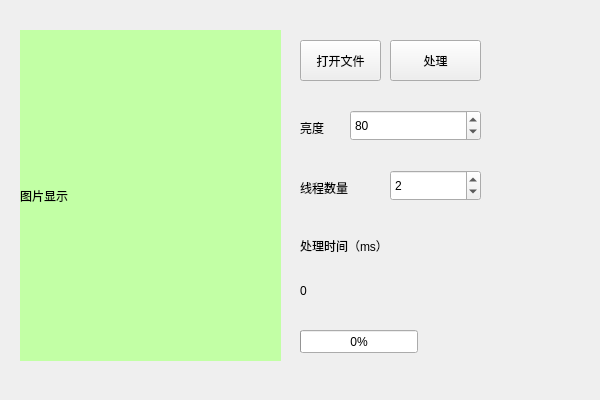
<?xml version="1.0" encoding="UTF-8"?>
<ui version="4.0">
 <class>qt_image_multi_threadClass</class>
 <widget class="QWidget" name="qt_image_multi_threadClass">
  <property name="geometry">
   <rect>
    <x>0</x>
    <y>0</y>
    <width>600</width>
    <height>400</height>
   </rect>
  </property>
  <property name="windowTitle">
   <string>qt_image_multi_thread</string>
  </property>
  <property name="windowIcon">
   <iconset resource="qt_image_multi_thread.qrc">
    <normaloff>:/qt_image_multi_thread/Resources/logo.png</normaloff>:/qt_image_multi_thread/Resources/logo.png</iconset>
  </property>
  <widget class="QLabel" name="view">
   <property name="geometry">
    <rect>
     <x>20</x>
     <y>30</y>
     <width>261</width>
     <height>331</height>
    </rect>
   </property>
   <property name="styleSheet">
    <string notr="true">
background-color: rgb(194, 255, 165);</string>
   </property>
   <property name="text">
    <string>图片显示</string>
   </property>
  </widget>
  <widget class="QPushButton" name="open">
   <property name="geometry">
    <rect>
     <x>300</x>
     <y>40</y>
     <width>81</width>
     <height>41</height>
    </rect>
   </property>
   <property name="styleSheet">
    <string notr="true"/>
   </property>
   <property name="text">
    <string>打开文件</string>
   </property>
  </widget>
  <widget class="QPushButton" name="deal">
   <property name="geometry">
    <rect>
     <x>390</x>
     <y>40</y>
     <width>91</width>
     <height>41</height>
    </rect>
   </property>
   <property name="text">
    <string>处理</string>
   </property>
  </widget>
  <widget class="QSpinBox" name="bright">
   <property name="geometry">
    <rect>
     <x>350</x>
     <y>110</y>
     <width>131</width>
     <height>31</height>
    </rect>
   </property>
   <property name="minimum">
    <number>1</number>
   </property>
   <property name="maximum">
    <number>200</number>
   </property>
   <property name="value">
    <number>80</number>
   </property>
  </widget>
  <widget class="QLabel" name="label_2">
   <property name="geometry">
    <rect>
     <x>300</x>
     <y>120</y>
     <width>31</width>
     <height>16</height>
    </rect>
   </property>
   <property name="styleSheet">
    <string notr="true">font: 14pt &quot;ADMUI3Lg&quot;;</string>
   </property>
   <property name="text">
    <string>亮度</string>
   </property>
  </widget>
  <widget class="QLabel" name="label_3">
   <property name="geometry">
    <rect>
     <x>300</x>
     <y>180</y>
     <width>61</width>
     <height>16</height>
    </rect>
   </property>
   <property name="styleSheet">
    <string notr="true">font: 14pt &quot;ADMUI3Lg&quot;;</string>
   </property>
   <property name="text">
    <string>线程数量</string>
   </property>
  </widget>
  <widget class="QSpinBox" name="thread_cnt">
   <property name="geometry">
    <rect>
     <x>390</x>
     <y>170</y>
     <width>91</width>
     <height>31</height>
    </rect>
   </property>
   <property name="value">
    <number>2</number>
   </property>
  </widget>
  <widget class="QLabel" name="label_4">
   <property name="geometry">
    <rect>
     <x>300</x>
     <y>235</y>
     <width>121</width>
     <height>21</height>
    </rect>
   </property>
   <property name="styleSheet">
    <string notr="true">font: 14pt &quot;ADMUI3Lg&quot;;</string>
   </property>
   <property name="text">
    <string>处理时间（ms）</string>
   </property>
  </widget>
  <widget class="QLabel" name="dealtime">
   <property name="geometry">
    <rect>
     <x>300</x>
     <y>280</y>
     <width>51</width>
     <height>21</height>
    </rect>
   </property>
   <property name="styleSheet">
    <string notr="true">font: 14pt &quot;ADMUI3Lg&quot;;</string>
   </property>
   <property name="text">
    <string>0</string>
   </property>
  </widget>
  <widget class="QProgressBar" name="progress">
   <property name="geometry">
    <rect>
     <x>300</x>
     <y>330</y>
     <width>118</width>
     <height>23</height>
    </rect>
   </property>
   <property name="value">
    <number>0</number>
   </property>
  </widget>
 </widget>
 <layoutdefault spacing="6" margin="11"/>
 <resources>
  <include location="qt_image_multi_thread.qrc"/>
 </resources>
 <connections>
  <connection>
   <sender>open</sender>
   <signal>clicked()</signal>
   <receiver>qt_image_multi_threadClass</receiver>
   <slot>Open()</slot>
   <hints>
    <hint type="sourcelabel">
     <x>337</x>
     <y>61</y>
    </hint>
    <hint type="destinationlabel">
     <x>338</x>
     <y>444</y>
    </hint>
   </hints>
  </connection>
  <connection>
   <sender>deal</sender>
   <signal>clicked()</signal>
   <receiver>qt_image_multi_threadClass</receiver>
   <slot>Deal()</slot>
   <hints>
    <hint type="sourcelabel">
     <x>428</x>
     <y>59</y>
    </hint>
    <hint type="destinationlabel">
     <x>431</x>
     <y>429</y>
    </hint>
   </hints>
  </connection>
 </connections>
 <slots>
  <slot>Open()</slot>
  <slot>Deal()</slot>
 </slots>
</ui>
